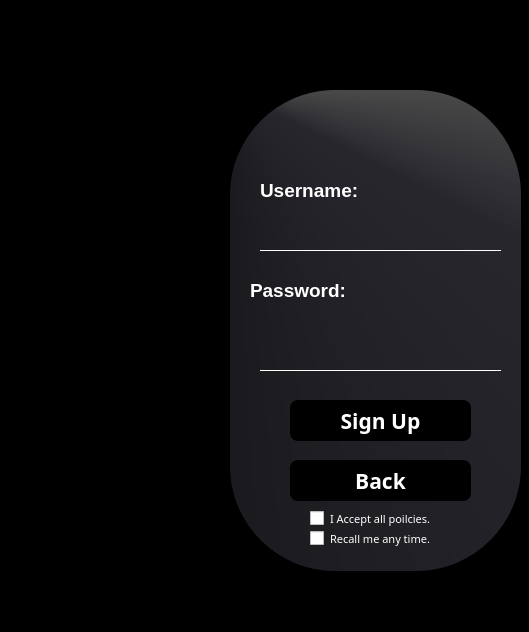
<?xml version="1.0" encoding="UTF-8"?>
<ui version="4.0">
 <class>Signup</class>
 <widget class="QWidget" name="Signup">
  <property name="geometry">
   <rect>
    <x>0</x>
    <y>0</y>
    <width>529</width>
    <height>632</height>
   </rect>
  </property>
  <property name="windowTitle">
   <string>Form</string>
  </property>
  <property name="toolTipDuration">
   <number>0</number>
  </property>
  <property name="styleSheet">
   <string notr="true">background-color: rgb(0, 0, 0);</string>
  </property>
  <widget class="QPushButton" name="SignupButton">
   <property name="geometry">
    <rect>
     <x>290</x>
     <y>400</y>
     <width>181</width>
     <height>41</height>
    </rect>
   </property>
   <property name="font">
    <font>
     <family>Segoe Print</family>
     <pointsize>16</pointsize>
     <weight>75</weight>
     <bold>true</bold>
    </font>
   </property>
   <property name="styleSheet">
    <string notr="true">QPushButton {
    color: white; /* لون النص */
    
	
	background-color: rgb(0, 0, 0);
    border-radius: 8px; /* تدوير الحواف (اختياري) */
    padding: 5px; /* مسافة داخلية */
}

QPushButton:hover {
    ; /* لون الخلفية عند التمرير */
	background-color:white;
    color: black; /* لون النص */
}





</string>
   </property>
   <property name="text">
    <string>Sign Up</string>
   </property>
  </widget>
  <widget class="QCheckBox" name="checkBox">
   <property name="geometry">
    <rect>
     <x>310</x>
     <y>530</y>
     <width>141</width>
     <height>17</height>
    </rect>
   </property>
   <property name="font">
    <font>
     <family>Segoe Print</family>
     <pointsize>8</pointsize>
     <weight>9</weight>
     <italic>false</italic>
     <bold>false</bold>
    </font>
   </property>
   <property name="styleSheet">
    <string notr="true">background-color: none;
font: 75 8pt &quot;Segoe Print&quot;;
border-color:none;
color:white;</string>
   </property>
   <property name="text">
    <string>Recall me any time.</string>
   </property>
  </widget>
  <widget class="QCheckBox" name="PoiliciesCheckBox">
   <property name="geometry">
    <rect>
     <x>310</x>
     <y>510</y>
     <width>141</width>
     <height>17</height>
    </rect>
   </property>
   <property name="font">
    <font>
     <family>Segoe Print</family>
     <pointsize>8</pointsize>
     <weight>9</weight>
     <italic>false</italic>
     <bold>false</bold>
    </font>
   </property>
   <property name="styleSheet">
    <string notr="true">background-color: none;
font: 75 8pt &quot;Segoe Print&quot;;
border-color:none;
color:white;</string>
   </property>
   <property name="text">
    <string>I Accept all poilcies.</string>
   </property>
  </widget>
  <widget class="QLabel" name="User">
   <property name="geometry">
    <rect>
     <x>260</x>
     <y>150</y>
     <width>261</width>
     <height>81</height>
    </rect>
   </property>
   <property name="font">
    <font>
     <pointsize>14</pointsize>
     <weight>75</weight>
     <bold>true</bold>
    </font>
   </property>
   <property name="styleSheet">
    <string notr="true">background-color: none;</string>
   </property>
   <property name="text">
    <string>&lt;html&gt;&lt;head/&gt;&lt;body&gt;&lt;p&gt;&lt;span style=&quot; color:#ffffff;&quot;&gt;Username:&lt;/span&gt;&lt;/p&gt;&lt;/body&gt;&lt;/html&gt;</string>
   </property>
  </widget>
  <widget class="QLabel" name="Pass">
   <property name="geometry">
    <rect>
     <x>250</x>
     <y>260</y>
     <width>251</width>
     <height>61</height>
    </rect>
   </property>
   <property name="font">
    <font>
     <pointsize>14</pointsize>
     <weight>75</weight>
     <bold>true</bold>
    </font>
   </property>
   <property name="styleSheet">
    <string notr="true">background-color: none;</string>
   </property>
   <property name="text">
    <string>&lt;html&gt;&lt;head/&gt;&lt;body&gt;&lt;p&gt;&lt;span style=&quot; color:#ffffff;&quot;&gt;Password:&lt;/span&gt;&lt;/p&gt;&lt;/body&gt;&lt;/html&gt;</string>
   </property>
  </widget>
  <widget class="QLineEdit" name="Username">
   <property name="geometry">
    <rect>
     <x>260</x>
     <y>200</y>
     <width>241</width>
     <height>51</height>
    </rect>
   </property>
   <property name="font">
    <font>
     <family>Segoe Print</family>
     <pointsize>12</pointsize>
     <weight>50</weight>
     <bold>false</bold>
    </font>
   </property>
   <property name="styleSheet">
    <string notr="true">
QLineEdit
{
  
 color: rgb(168, 168, 168);
  


  background:transparent;
  border:none;
    border-bottom:1px solid#ffffff ;

}</string>
   </property>
  </widget>
  <widget class="QLineEdit" name="Password">
   <property name="geometry">
    <rect>
     <x>260</x>
     <y>320</y>
     <width>241</width>
     <height>51</height>
    </rect>
   </property>
   <property name="font">
    <font>
     <family>Segoe Print</family>
     <pointsize>12</pointsize>
    </font>
   </property>
   <property name="styleSheet">
    <string notr="true">


QLineEdit
{
  
 color: rgb(168, 168, 168);
  


  background:transparent;
  border:none;
  
  border-bottom:1px solid #ffffff;
}</string>
   </property>
   <property name="echoMode">
    <enum>QLineEdit::Password</enum>
   </property>
  </widget>
  <widget class="QPushButton" name="BackButton">
   <property name="geometry">
    <rect>
     <x>290</x>
     <y>460</y>
     <width>181</width>
     <height>41</height>
    </rect>
   </property>
   <property name="font">
    <font>
     <family>Segoe Print</family>
     <pointsize>16</pointsize>
     <weight>75</weight>
     <bold>true</bold>
    </font>
   </property>
   <property name="styleSheet">
    <string notr="true">QPushButton {
    color: white; /* لون النص */
    
	
	background-color: rgb(0, 0, 0);
    border-radius: 8px; /* تدوير الحواف (اختياري) */
    padding: 5px; /* مسافة داخلية */
}

QPushButton:hover {
    ; /* لون الخلفية عند التمرير */
	background-color:white;
    color: black; /* لون النص */
}





</string>
   </property>
   <property name="text">
    <string>Back</string>
   </property>
  </widget>
  <widget class="QLabel" name="label_5">
   <property name="geometry">
    <rect>
     <x>230</x>
     <y>90</y>
     <width>291</width>
     <height>481</height>
    </rect>
   </property>
   <property name="styleSheet">
    <string notr="true">border-radius:105px;

background-color: qconicalgradient(cx:0, cy:0, angle:135, stop:0 rgba(124, 124, 124, 52), stop:0.181818 rgba(111, 111, 113, 72), stop:0.25 rgba(111, 111, 111, 82), stop:0.323864 rgba(100, 98, 115, 59), stop:0.57754 rgba(100, 98, 115, 100), stop:0.625 rgba(118, 118, 118, 158), stop:0.710227 rgba(102, 102, 102, 34), stop:0.852273 rgba(107, 107, 128, 41), stop:1 rgba(126, 126, 126, 160));</string>
   </property>
   <property name="text">
    <string/>
   </property>
  </widget>
  <widget class="QLabel" name="label">
   <property name="geometry">
    <rect>
     <x>-4</x>
     <y>0</y>
     <width>531</width>
     <height>681</height>
    </rect>
   </property>
   <property name="text">
    <string/>
   </property>
   <property name="pixmap">
    <pixmap>images/signin.png</pixmap>
   </property>
   <property name="scaledContents">
    <bool>true</bool>
   </property>
  </widget>
  <zorder>label</zorder>
  <zorder>label_5</zorder>
  <zorder>BackButton</zorder>
  <zorder>SignupButton</zorder>
  <zorder>Password</zorder>
  <zorder>Pass</zorder>
  <zorder>Username</zorder>
  <zorder>User</zorder>
  <zorder>PoiliciesCheckBox</zorder>
  <zorder>checkBox</zorder>
 </widget>
 <resources/>
 <connections/>
</ui>
